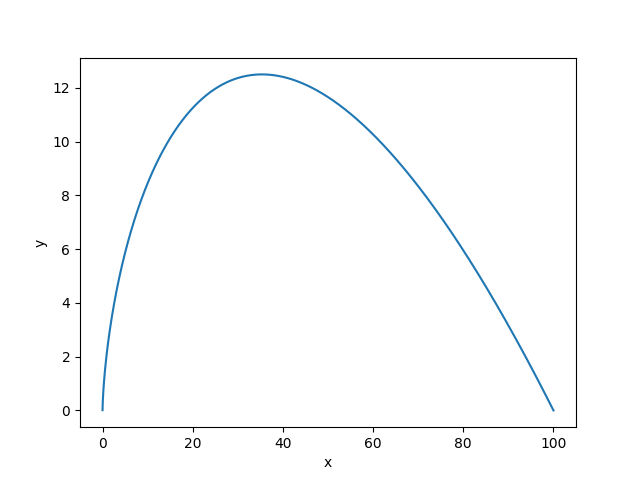

Generate this figure with Python:
import numpy as np
import matplotlib.pyplot as plt

h = .001
k = 1/3

x = np.arange(0, 100, h) # creates x values

y = np.zeros(len(x)) # preallocate y values


for i in range(len(x)-1, 0, -1):
    #Use y[i] - h * f(x,y) instead of y[i] + h * f(x,y) because technically, h is negative
    y[i-1] = y[i] - h * ((y[i]/x[i]) - k * np.sqrt(1 + (y[i]/x[i])**2)) # determines next y value using foward euler
    print(x[i-1])
    print(y[i-1])


#plots graph y vs x
plt.plot(x, y)
plt.xlabel('x')
plt.ylabel('y')
plt.show()
